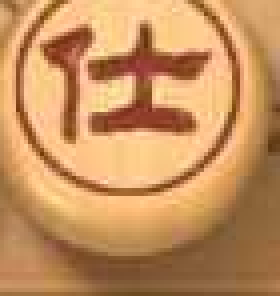
#> input picture scaffold/buildTtDataset03/chessmen/Ar001.png, 70 x 74 px (shown 4 times larger); its folder holds 4 pictures in this run
$ python buildTrainDataset.py
#> lines starting #> are read from the running program, lines starting #| are printed output that depends on the picture
#!/usr/bin/env python
# -*- coding: utf-8 -*-

# This can use any images with name pattern: rb001.png
# first letter is used in FIN, r is rook, b is color: black


from struct import *
from PIL import Image
import glob

h, w = 74, 70

imageFileName = "output/brt-train-images03.data"
labelFileName = "output/brt-train-labels03.data"

imagesPath = "/Users/papa/vcs/github/brt/scaffold/buildTtDataset03/chessmen/"
imagesFilter = imagesPath + "*.png"

imageDataFile=open(imageFileName,'wb')
labelDataFile=open(labelFileName,'wb')


# 写magic number: 4 bytes
imageDataFile.write(pack('>i', 20170606))
labelDataFile.write(pack('>i', 20170606))

# Read all images from a foler
# import os
# imageFiles = os.listdir(imagesPath)
imageFiles = glob.glob(imagesFilter)

# write the count# 写count: 4 bytes
imageDataFile.write(pack('>i', len(imageFiles)))
labelDataFile.write(pack('>i', len(imageFiles)))


# Write the image width and height
# 写width, height
imageDataFile.write(pack('>i', w))

# 写columns
imageDataFile.write(pack('>i', h))


# Process each file
for i in range(0, len(imageFiles)):
    # First, convert image to grayscale
    # '/Users/papa/vcs/github/brt/scaffold/buildTtDataset2/chessmen/ab001.png'
    imageNameWithoutExt= imageFiles[i][len(imageFiles[i])-9:]
    label = imageNameWithoutExt[0:1]
    print ("Label is: " +  label)

    # write the label
    labelDataFile.write(pack('B', ord(label[:1])))

    img = Image.open(imageFiles[i]).convert('L')
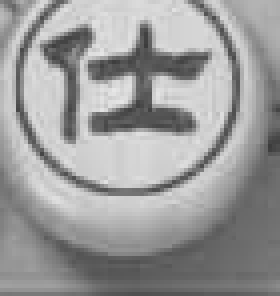
#> img: PIL image 70x74 L (shown 4 times larger); min 60, max 231, mean 155.2
    # not LA , which means alpha; 这里转成灰度图

    imgFiltered = img # filterAndRevert(img) 不做过滤先
    for row in range(0, h):
        for col in range(0,w):
            print ('row is:' + str(row) + ' col is: ' + str(col))
            pixel = imgFiltered.getpixel((col, row)) # x is col, y is row
            imageDataFile.write(pack('B', pixel))
#> pass 2 of the loop `for i in range(0, len(imageFiles)):`:
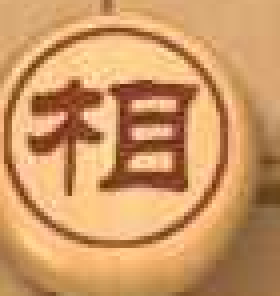
#> input picture scaffold/buildTtDataset03/chessmen/Br001.png, 70 x 74 px (shown 4 times larger)
#> `img = Image.open(imageFiles[i]).convert('L')`:
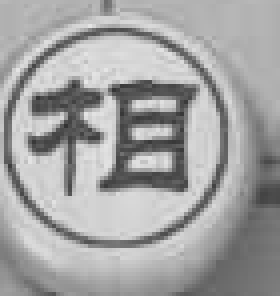
#> img: PIL image 70x74 L (shown 4 times larger); min 51, max 230, mean 162.9
#> pass 3 of the loop `for i in range(0, len(imageFiles)):`:
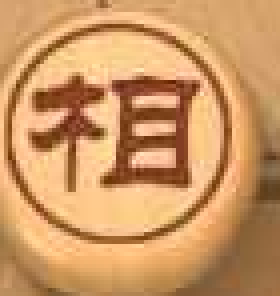
#> input picture scaffold/buildTtDataset03/chessmen/Br002.png, 70 x 74 px (shown 4 times larger)
#> `img = Image.open(imageFiles[i]).convert('L')`:
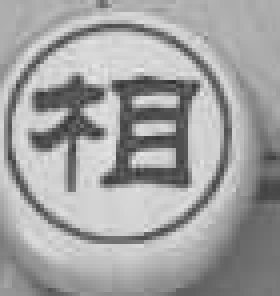
#> img: PIL image 70x74 L (shown 4 times larger); min 49, max 233, mean 161.6
#> the loop made 4 passes; the first 3 are shown

# close the file handler
imageDataFile.close()
labelDataFile.close()
